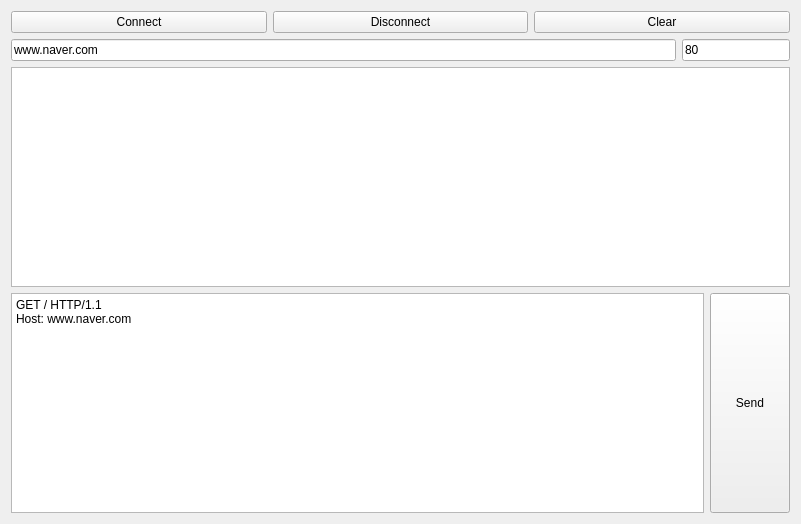
<?xml version="1.0" encoding="UTF-8"?>
<ui version="4.0">
 <class>Widget</class>
 <widget class="QWidget" name="Widget">
  <property name="geometry">
   <rect>
    <x>0</x>
    <y>0</y>
    <width>801</width>
    <height>524</height>
   </rect>
  </property>
  <property name="windowTitle">
   <string>Widget</string>
  </property>
  <layout class="QGridLayout" name="gridLayout">
   <item row="0" column="0">
    <layout class="QVBoxLayout" name="verticalLayout">
     <item>
      <layout class="QHBoxLayout" name="horizontalLayout">
       <item>
        <widget class="QPushButton" name="pbConnect">
         <property name="text">
          <string>Connect</string>
         </property>
        </widget>
       </item>
       <item>
        <widget class="QPushButton" name="pbDisconnect">
         <property name="text">
          <string>Disconnect</string>
         </property>
        </widget>
       </item>
       <item>
        <widget class="QPushButton" name="pbClear">
         <property name="text">
          <string>Clear</string>
         </property>
        </widget>
       </item>
      </layout>
     </item>
     <item>
      <layout class="QHBoxLayout" name="horizontalLayout_2">
       <item>
        <widget class="QLineEdit" name="leHost">
         <property name="text">
          <string>www.naver.com</string>
         </property>
        </widget>
       </item>
       <item>
        <widget class="QLineEdit" name="lePort">
         <property name="sizePolicy">
          <sizepolicy hsizetype="Fixed" vsizetype="Fixed">
           <horstretch>0</horstretch>
           <verstretch>0</verstretch>
          </sizepolicy>
         </property>
         <property name="text">
          <string>80</string>
         </property>
        </widget>
       </item>
      </layout>
     </item>
     <item>
      <widget class="QPlainTextEdit" name="pteMessage"/>
     </item>
     <item>
      <layout class="QHBoxLayout" name="horizontalLayout_3">
       <item>
        <widget class="QPlainTextEdit" name="pteSend">
         <property name="plainText">
          <string>GET / HTTP/1.1
Host: www.naver.com

</string>
         </property>
        </widget>
       </item>
       <item>
        <widget class="QPushButton" name="pbSend">
         <property name="sizePolicy">
          <sizepolicy hsizetype="Minimum" vsizetype="Expanding">
           <horstretch>0</horstretch>
           <verstretch>0</verstretch>
          </sizepolicy>
         </property>
         <property name="text">
          <string>Send</string>
         </property>
        </widget>
       </item>
      </layout>
     </item>
    </layout>
   </item>
  </layout>
 </widget>
 <resources/>
 <connections/>
</ui>
